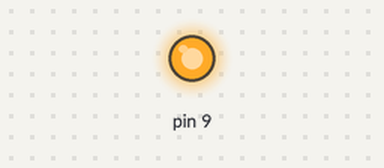
Simulated run of this sketch. Board: Arduino Uno, built with avr-gcc and run on an emulated ATmega328P. Shown: output pins drawn as LEDs (lit = HIGH).

Above: at 0.1 s.
Timing chart, 0 to 1.6 s (numbered marks = the images above):
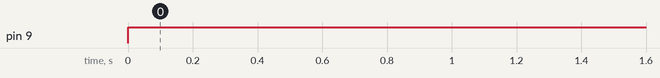

Measured:
- by itself, pin 9: LOW → HIGH at 0.00 s

The sketch:

whosblinking.ino
```cpp
void setup() {
  pinMode(9, OUTPUT);
}

void loop() {
  for (int count = 0; count < 10; count++) {
    digitalWrite(9, HIGH);
    delay(1000);
    digitalWrite(9, HIGH);
    delay(1000);
  }

}
```
